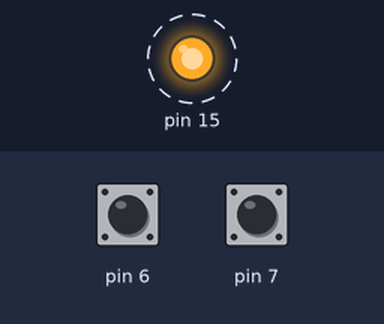
Recording of a sketch running on a simulated Arduino Uno, built with avr-gcc and run on an emulated ATmega328P. On the bench: output pins drawn as LEDs (lit = HIGH). Dashed ring = blinking. The test bench sets the inputs (shaded band); at power-on: pin 6 HIGH, pin 7 HIGH. What the sketch prints to the serial monitor is not drawn.

Above: at 0.5 s.
Timing chart, 0 to 4.6 s (numbered marks = the images above):
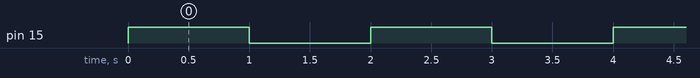

Measured:
- by itself, pin 15: alternates HIGH for 1.0 s and LOW for 1.0 s

The sketch:

soru8.ino
```cpp
int beklemeSuresi=1000;//1000ms
void setup() {
  // put your setup code here, to run once:
  Serial.begin(9600);//test için, değişken değerini gözlemek için
  pinMode(15,OUTPUT);
  pinMode(6,INPUT_PULLUP);
  pinMode(7,INPUT_PULLUP);
}

void loop() {
  // put your main code here, to run repeatedly:
  int btn1 = digitalRead(6);

  if(btn1==0){
    beklemeSuresi += 250;
    delay(250);
  }

  int btn2 = digitalRead(7);

  if(btn2==0){
    beklemeSuresi -= 250;
    delay(250);
  }

  digitalWrite(15,1);
  delay(beklemeSuresi);
  digitalWrite(15,0);
  delay(beklemeSuresi);
  Serial.println(beklemeSuresi);
}
```
